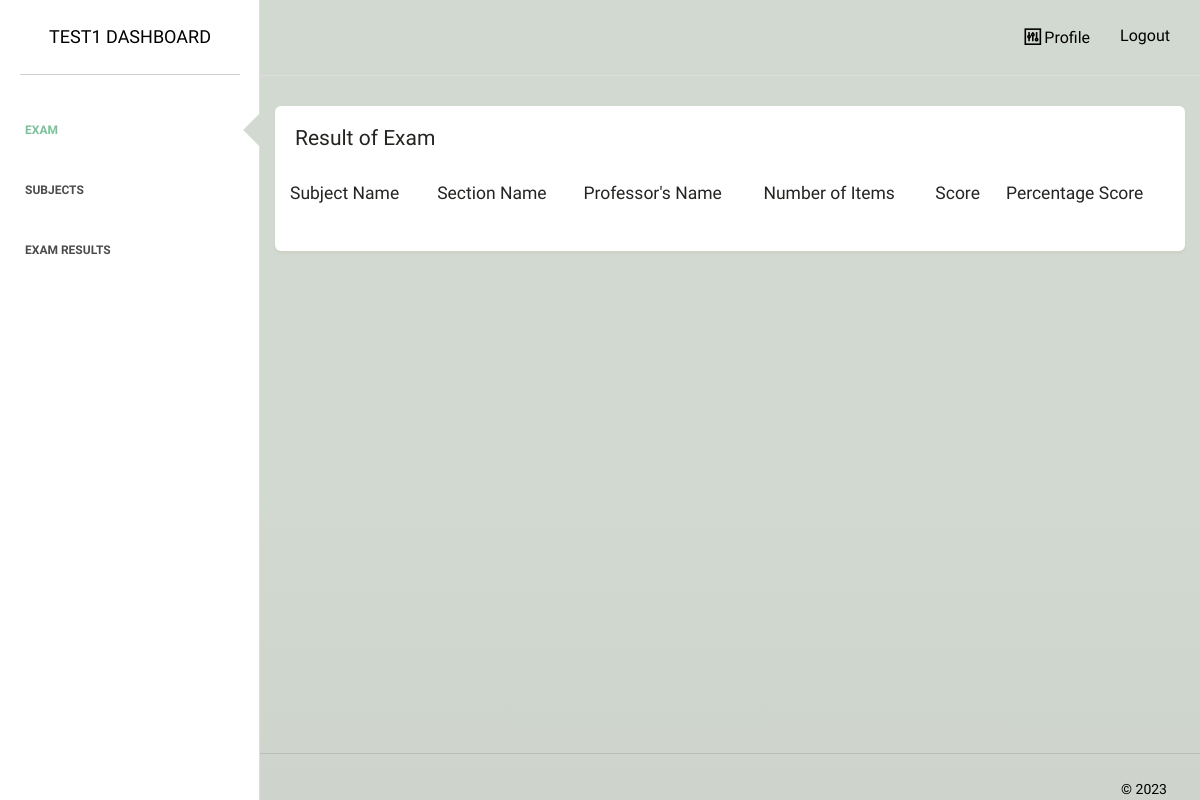
The page /student/examination/view_exam_results.php (signed in) on the database as committed earlier.
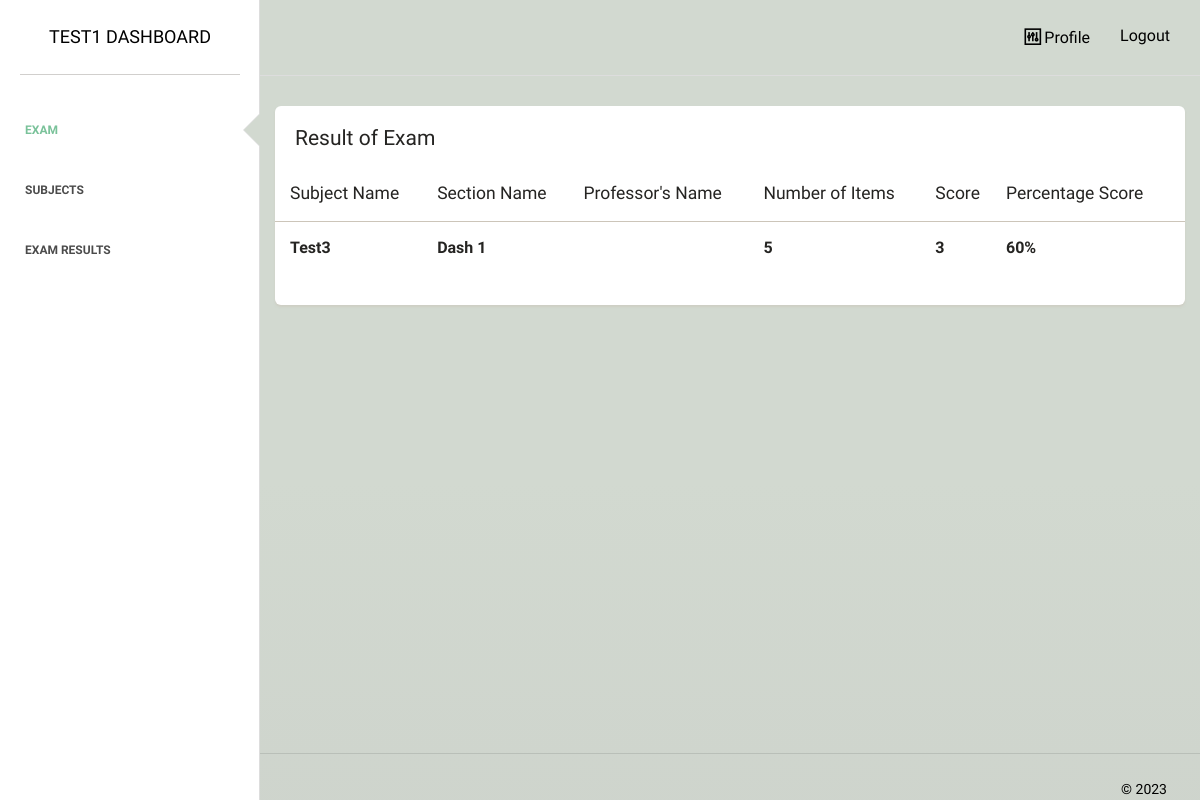
The same page on the database as committed later.
### tables this page shows
CREATE TABLE `exam_take` (
  `examtake_id` int(11) NOT NULL,
  `exam_id` int(255) NOT NULL,
  `student_name` varchar(32) NOT NULL,
  `student_id` varchar(255) NOT NULL,
  `subject` varchar(32) NOT NULL,
  `subject_id` varchar(255) NOT NULL,
  `section_name` varchar(255) NOT NULL,
  `section_id` varchar(255) NOT NULL,
  `grading_per` varchar(32) NOT NULL,
  `score` int(32) DEFAULT NULL,
  `out_of` int(255) NOT NULL,
  `yearl` varchar(32) DEFAULT NULL
);

### student/examination/view_exam_results.php (the view, shortened to what this page needs)
<?php
require_once "../../dbconnect.php";
$statement = $pdo->prepare('SELECT s.*, (select e.prof_name from examcreated e where e.exam_id = s.exam_id) as prof_name FROM exam_take s where student_id = :student_id');
$statement->bindValue(':student_id', $_SESSION["student_id"]);
$statement->execute();
$procdata = $statement->fetchAll(PDO::FETCH_ASSOC);
?>
<!doctype html>
<html lang="en">
<head>
    <link href="../../assets/css/main.css" rel="stylesheet" />
    <link href="../../assets/css/animate.css" rel="stylesheet"/>
    <link href="../../assets/css/paper-dashboard.css" rel="stylesheet"/>
    <link href="../../assets/css/demo.css" rel="stylesheet" />
    <link href="http://maxcdn.bootstrapcdn.com/font-awesome/latest/css/font-awesome.min.css" rel="stylesheet">
    <link href="../../assets/css/themify-icons.css" rel="stylesheet">
</head>
<body>
<div class="wrapper">
    <div class="sidebar" data-background-color="white" data-active-color="success">
    	<div class="sidebar-wrapper">
            <div class="logo">
                <a href="" class="simple-text">
                    <?php echo ucfirst($_SESSION["first_name"]); ?> Dashboard
                </a>
            </div>
            <ul class="nav">
                <li class="active">
                    <a href="../">
                        <p>Exam</p>
                    </a>
                </li>
                <li>
                    <a href="../subjects/">
                        <p>Subjects</p>
                    </a>
                </li>
                <li>
                    <a href="">
                        <p>Exam Results</p>
                    </a>
                </li>
            </ul>
    	</div>
    </div>
    <div class="main-panel">
        <nav class="navbar navbar-default">
            <div class="container-fluid">
                <div class="collapse navbar-collapse">
                    <ul class="nav navbar-nav navbar-right">
                        <li>
                            <a href="../profile.php">
                                <i class="ti-panel"></i>
								<p>Profile</p>
                            </a>
                        </li>
						<li>
                            <a href="../../logout.php">
								<p>Logout</p>
                            </a>
                        </li>
                    </ul>
                </div>
            </div>
        </nav>
        <div class="content">
            <div class="container-fluid">
                <div class="row">
                    <div class="">
                        <div class="card ">
                            <div class="header">
                                <h4 class="title">Result of Exam</h4>
                            </div>
                            <div class="content table-responsive table-full-width">
                                <table class="table table-striped">
                                    <thead>
                                    	<th>Subject Name</th>
                                    	<th>Section Name</th>
                                    	<th>Professor's Name</th>
                                    	<th>Number of Items</th>
                                    	<th>Score</th>
                                    	<th>Percentage Score</th>
                                    </thead>
                                    <tbody>
                                        <?php foreach ($procdata as $i => $item): ?>
                                        <tr>
                                        	<td style="font-size:medium;"><b><?php echo $item['subject']; ?></b></td>
                                        	<td style="font-size:medium;"><b><?php echo $item['section_name']; ?></b></td>
                                        	<td style="font-size:medium;"><b><?php echo ucfirst($item['prof_name']); ?></b></td>
                                        	<td style="font-size:medium;"><b><?php echo $item['out_of']; ?></b></td>
                                        	<td style="font-size:medium;"><b><?php echo $item['score']; ?></b></td>
                                        	<td style="font-size:medium;"><b><?php echo $item['score']/$item['out_of']*100; ?>%</b></td>
                                        </tr>
                                        <?php endforeach;?>
                                    </tbody>
                                </table>
                            </div>
                        </div>
                    </div>
                </div>
            </div>
        </div>
        <footer class="footer">
            <div class="container-fluid">
                <div class="copyright pull-right">
                    &copy; <script>document.write(new Date().getFullYear())</script>
                </div>
            </div>
        </footer>
    </div>
</div>
</body>
</html>

Rows that differ between the two databases and show on the page:
added exam_take: subject "Test3", section_name "Dash 1", out_of "5", score "3", $item['score']/$item['out_of']*100 "60"
